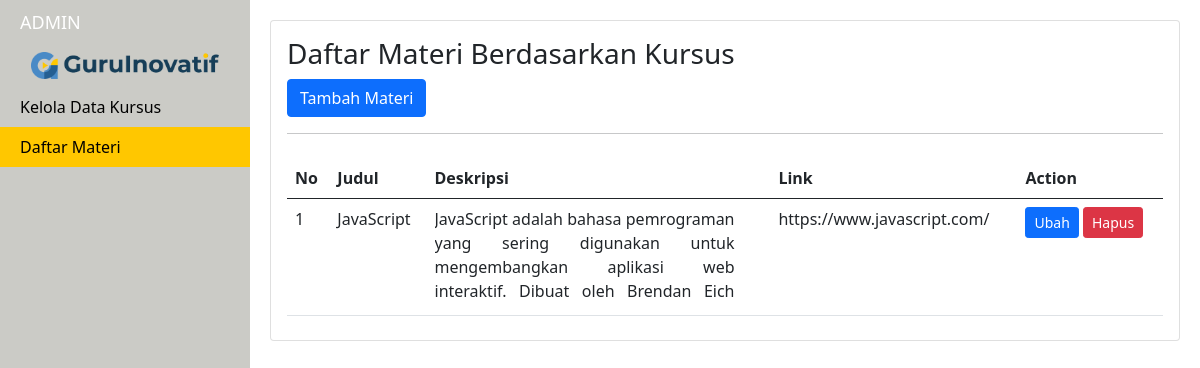
The app's page /materi_idkursus.php?idkursus=4 with its own data.
### tables this page shows
CREATE TABLE `materi` (
  `idmateri` int(11) NOT NULL,
  `judul` varchar(50) NOT NULL,
  `deskripsi` varchar(1000) NOT NULL,
  `link` varchar(1000) NOT NULL,
  `idkursus` int(11) NOT NULL
);

### config.php (called while the page is built, shortened)
<?php
$conn = mysqli_connect('localhost','root','','course') or die('connection failed');
function query($sql)
{
    global $conn;
    $result=mysqli_query($conn,$sql);
    $rows = [];
    while ($row = mysqli_fetch_assoc($result) ){
        $rows[] = $row;
    }
    return $rows;
}
?>

### materi_idkursus.php (the view, shortened to what this page needs)
<?php
@include 'config.php';
?>
<!doctype html>
<html lang="en">
<head>
<link href="https://cdn.jsdelivr.net/npm/bootstrap@5.0.2/dist/css/bootstrap.min.css" rel="stylesheet">
<link rel="stylesheet" href="css/style3.css">
</head>
<body>
<div id="wrapper">
    <div id="sidebar-wrapper">
        <ul class="sidebar-nav">
            <li class="sidebar-brand">
                <a href="index.php">
                    ADMIN
                </a>
            </li>
            <li class="d-flex justify-content-center">
                <img class="w-75 h-75 py-2" src="images/logo.PNG" alt="">
            </li>
            <li>
                <a href="index.php">Kelola Data Kursus</a>
            </li>
            <li class="active">
                <a href="daftar_materi.php">Daftar Materi</a>
            </li>
        </ul>
    </div>
        <div id="page-content-wrapper">
        <div class="container-fluid">
            <div class="row">
                <div class="card col-lg-12 p-3">
                    <h3>Daftar Materi Berdasarkan Kursus</h3>
                    <div>
                        <a href="tambahmateri.php" class="btn btn-primary">Tambah Materi</a>
                    </div>
                    <hr>
                    <table class="table my-2">
                        <thead>
                            <tr>
                                <th>No</th>
                                <th>Judul</th>
                                <th>Deskripsi</th>
                                <th>Link</th>
                                <th>Action</th>
                            </tr>
                        </thead>
                        <tbody>
<?php
        $select_cart = query("SELECT * FROM `materi` WHERE idkursus = '".$_GET["idkursus"]."'");
    $i =1;
        foreach ($select_cart as $row) :
        ?>
<tr>
    <td scope="row"><?=$i; ?></td>
    <td><?php echo $row['judul']; ?></td>
    <td> <div class="overflow-auto" style="max-height: 100px; max-width: 300px; text-align :justify"><?php echo $row["deskripsi"]; ?></div></td>
    <td><div class="overflow-auto" style="max-height: 100px; max-width: 300px; text-align :justify"><?php echo $row["link"]; ?></div></td>
    <td>
        <a href="ubahmateri.php?id=<?php echo $row["idmateri"]; ?>" class="btn btn-primary btn-sm">Ubah</a>
        <a href="hapusmateri.php?id=<?php echo $row["idmateri"]; ?> " onclick="return confirm('Yakin Ingin Menghapus Data?');" class="btn btn-danger btn-sm">Hapus</a>
    </td>
    </tr>
    <?php $i++; ?>
<?php endforeach; ?>
</tbody>
                    </table>
                </div>
            </div>
        </div>
    </div>
</div>
</body>
</html>

### css/style3.css (style rules this page uses)
body { overflow-x: hidden; }
#wrapper { padding-left: 0; }
#sidebar-wrapper { z-index: 1000; position: fixed; left: 250px; width: 0; height: 100%; margin-left: -250px; overflow-y: auto; background: #cbcbc6; }
#page-content-wrapper { width: 100%; position: absolute; padding: 15px; }
.sidebar-nav { position: absolute; top: 0; width: 250px; margin: 0; padding: 0; list-style: none; }
.sidebar-nav li { text-indent: 20px; line-height: 40px; }
.sidebar-nav li a { display: block; text-decoration: none; color: #000000; }
.sidebar-nav > .sidebar-brand { height: 44px; font-size: 18px; line-height: 45px; }
.sidebar-nav > .sidebar-brand a { color: #000000; }
@media (min-width:768px) { #wrapper { padding-left: 250px; } }
@media (min-width:768px) { #sidebar-wrapper { width: 250px; } }
@media (min-width:768px) { #page-content-wrapper { padding: 20px; position: relative; } }
li.active > a { background-color: #ffc700; color: #000; }

### records on screen
materi: judul "JavaScript", deskripsi "JavaScript adalah bahasa pemrograman yang sering digunakan untuk mengembangkan aplikasi web interaktif. Dibuat oleh Brendan Eich…", link "https://www.javascript.com/"
